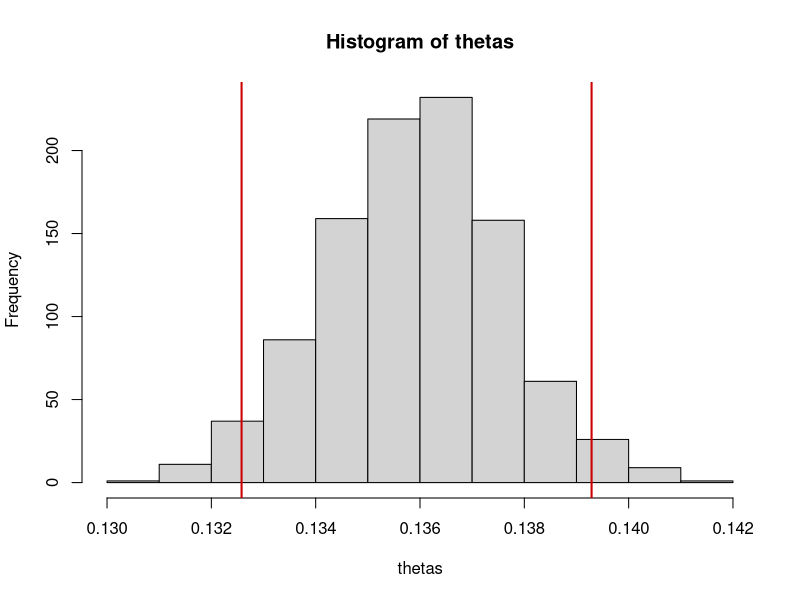
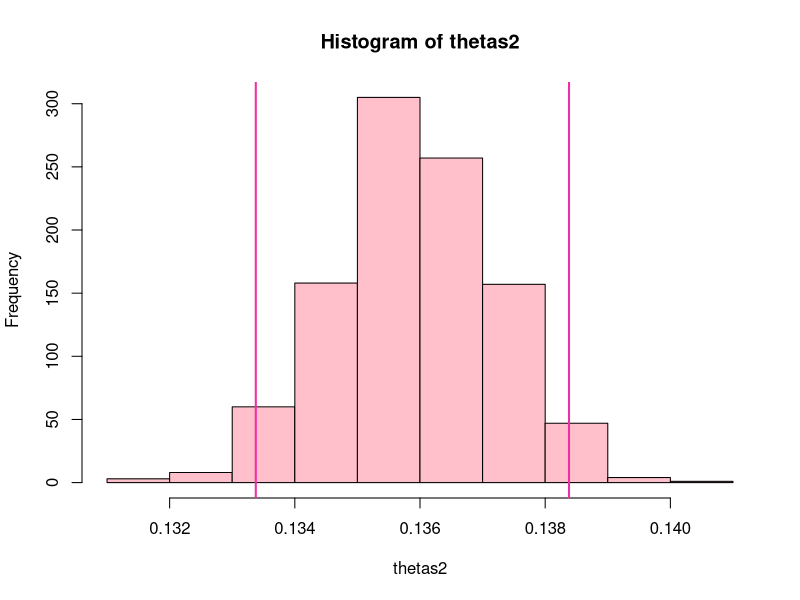
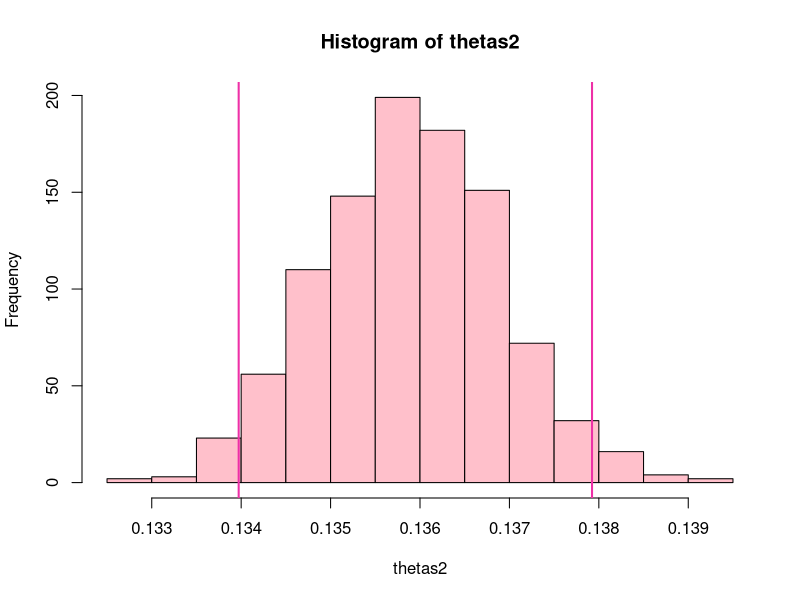

The R source for these figures, in order:
# Caso 1 - Exemplo
beta(3,2)
u<-runif(1000)

g.u<-function(t,x=3,y=2)
{
  ((1-t)^(y-1))*(t^(x-1))
}

mean(g.u(u))

# Caso 2 - Exemplo da normal
verdadeiro<-pnorm(2)-pnorm(1)

h.y<-function(y)
{
  (1/sqrt(2*pi)) * exp( -((y+1)^2)/2 )
}
mean(h.y(u))

estimar.n<-function(n)
{
  u<-runif(n)
  mean(h.y(u))

}
thetas<-replicate(1000,estimar.n(1000))

hist(thetas)
mean(thetas)
sd(thetas)
x=quantile(thetas,probs=c(0.025,0.975))
x
diff(x)

abline(v=x, col="red3", lwd=2)

eqm.hat<-log10((mean((thetas-verdadeiro)^2)))

# Como melhorar a estimativa

thetas2<-replicate(1000,estimar.n(2000))
hist(thetas2, col="pink")
mean(thetas2)
sd(thetas2)
x=quantile(thetas2,probs=c(0.025,0.975))
x
diff(x)
abline(v=x, col="maroon2", lwd=2)
eqm.hat<-log10((mean((thetas2-verdadeiro)^2)))
eqm.hat


# Como melhorar a estimativa, na geração do u, 

thetas2<-replicate(1000,estimar.n(3000))
hist(thetas2, col="pink")
mean(thetas2)
sd(thetas2)
x=quantile(thetas2,probs=c(0.025,0.975))
x
diff(x)
abline(v=x, col="maroon2", lwd=2)
eqm.hat<-log10((mean((thetas2-verdadeiro)^2)))
eqm.hat


# Caso 3
integrate(function(x)exp(-x^2), 0, Inf) 
sqrt(pi)/2

h.caso3<-function(y)
{
  exp((-(1/y - 1)^2))/y^2
}
u<-runif(1000)
mean(h.caso3(u))



# Segunda parametrização




# Quando usar o Método: para integrais multipla!!!


